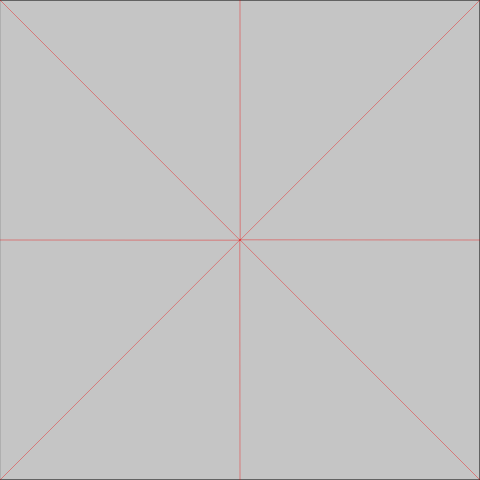
Frame 1 (no input)
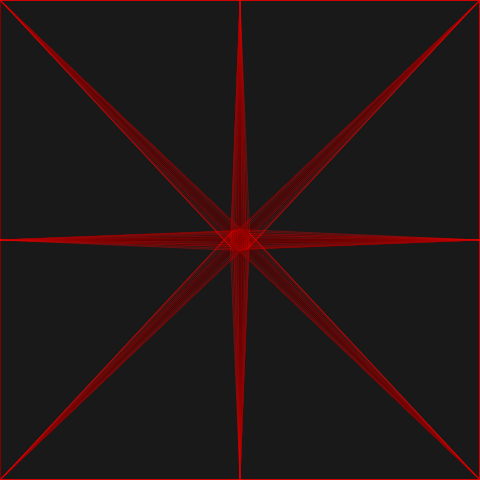
Frame 60 (no input)
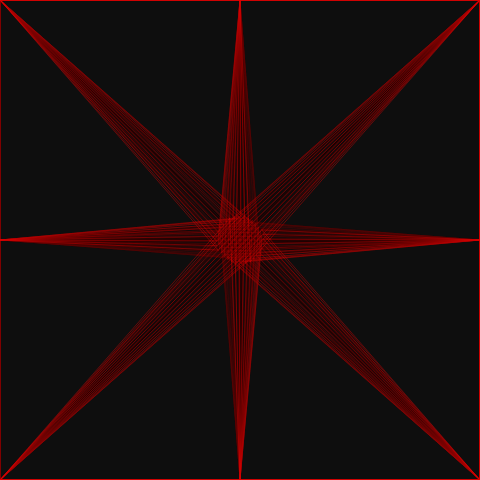
Frame 120 (the mouse pressed at the canvas centre since frame 60)

The p5.js sketch that drew these frames (run headless with seeded random() and noise() and a simulated clock; from frame 60 on, the mouse is pressed at the canvas centre):

// p5.js sketch
// ── sketch.js
// RedStar (p5.js 2.3.4 port of a #p5t Processing sketch)
// https://github.com/madparker/-p5t/blob/main/%23p5t/ArtSketch/10_04_2020/RedStar/RedStar.pde
// #p5t/ArtSketch/10_04_2020/RedStar/RedStar.pde

let f = 0, z, d = 0.2;
let i, n = 480, b = 240;
let a = [0, 0, n, 0, n, n, 0, n, 0, b, b, 0, n, b, b, n, 0, b];

function setup() {
  createCanvas(480, 480); // size(500, 500), then frame.setSize(480, 480)
  background(204); // Processing default background
}

function draw() {
  fill((i = 0), 9);
  square(0, 0, n);
  f += d;
  d *= f > b / 2 || f < 0 ? -1 : 1;
  stroke(b, 0, 0, 99);
  while (i < 8) {
    z = ((i + 1) * PI) / 2 + f;
    line(a[i * 2], a[i * 2 + 1], b + sin((i * PI) / 2 + f) * f, b + cos((PI * i++) / 2 + f) * f);
  }
}
//#p5t

// ---- Original Processing source: #p5t/ArtSketch/10_04_2020/RedStar/RedStar.pde
/*
float f,z,d=.2;void setup(){size(500,500);}
int i,n=480,b=240;
float[] a={0,0,n,0,n,n,0,n,0,b,b,0,n,b,b,n,0,b};
void draw(){fill(i=0,9);square(0,0,n);frame.setSize(n,n);f+=d;d*=f>b/2|f<0?-1:1;stroke(b,0,0,99);while(i<8){z=(i+1)*PI/2+f;line(a[i*2],a[i*2+1],b+sin(i*PI/2+f)*f, b+cos(PI*i++/2+f)*f);}}//#p5t
*/
